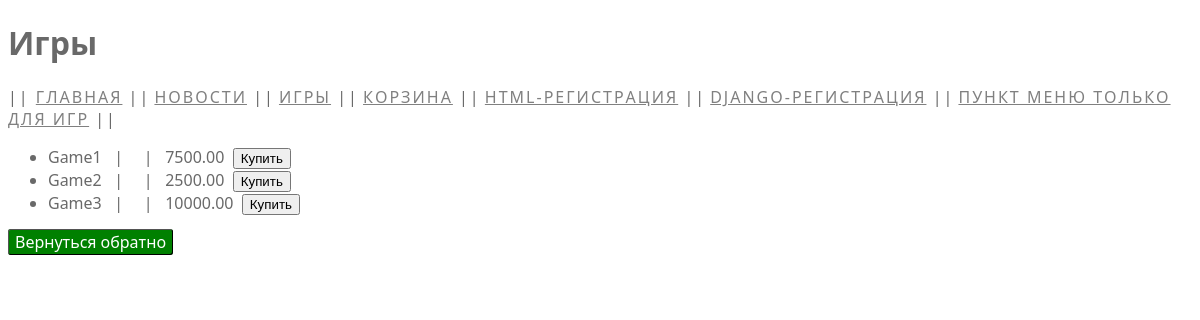
Page /platform/games on the committed database.
### task1/models.py (models this page shows, shortened)
class Game(models.Model):
    title = models.CharField(max_length=100)
    price = models.DecimalField(max_digits=10, decimal_places=2)
    size = models.DecimalField(max_digits=9, decimal_places=3)
    description = models.TextField(blank=True)
    age_limited = models.BooleanField(default=False)
    buyer = models.ManyToManyField(Buyer, related_name='games')
    class Meta:
        verbose_name = 'Игра'
        verbose_name_plural = 'Игры'

### task1/views.py (the view)
# urls.py: path('platform/games', games),
def games(request):
    title = 'Игры'
    games = Game.objects.all()
    back_url = "/platform"
    context = {
        'title': title,
        'games': games,
        'len_games': len(games),
        'back_url': back_url
    }
    return render(request, 'games.html', context)

### templates/games.html
{% extends './menu.html' %}
{% block header %}
{{ block.super }}
{% endblock %}
{% block menu %}
{{ block.super }}
<span class="menu"><a href="#">Пункт меню только для Игр</a> ||</span>
{% endblock %}
{% block content %}
{% if len_games == 0 %}
<h2>Не время для игр!</h2>
{% else %}
<ul>
    {%for i in games%}
    <li>{{ i.title }} &nbsp; | &nbsp; {{ i.description }} &nbsp; | &nbsp; {{ i.price }} &nbsp;<button>Купить</button></li>
    {%endfor%}
</ul>
{% endif %}
<span><a class="button" href="{{ back_url }}">Вернуться обратно</a></span>
{% endblock %}
{% block footer %}
{{ block.super }}
{% endblock %}

### static/style.css (style rules this page uses)
body { color: dimgray; font-family: "Segoe UI", Arial, sans-serif; }
a:link { color: gray; }
a.button { padding: 1px 6px; border: 1px outset buttonborder; border-radius: 3px; color: white; background-color: green; text-decoration: none; }
.menu { text-transform: uppercase; font-kerning: none; letter-spacing: 2px; }

### rows in the picture
Game: title "Game1", price "7500.00"
Game: title "Game2", price "2500.00"
Game: title "Game3", price "10000.00"

### other values in the picture
{{ title }} "Игры"
